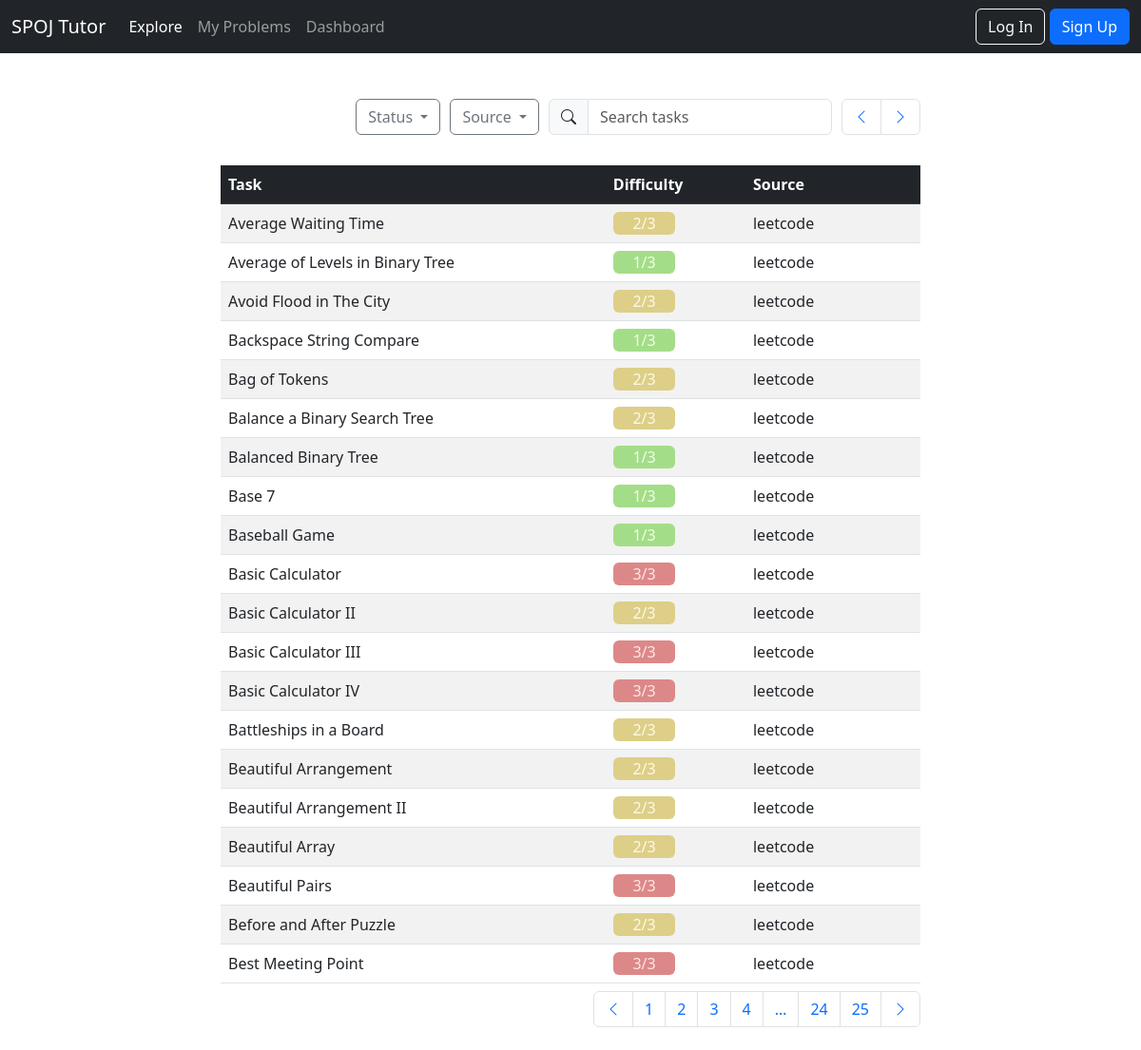
Screenshot of /tasks/?page=2 with the database file from the repository.
### tasks/models.py (models this page shows, shortened)
class Task(models.Model):
    id = models.AutoField(primary_key=True)
    difficulty = models.PositiveIntegerField()
    title = models.CharField(max_length=125)
    spoj = models.ForeignKey(Spoj, on_delete=models.CASCADE)
    class Meta:
        unique_together = ("title", "spoj")
    url = models.URLField(max_length=200, blank=True, null=True)
    solution_url = models.URLField(max_length=200, blank=True, null=True)

class Spoj(models.Model):
    name = models.CharField(max_length=255, primary_key=True)
    amount_of_difficulty_levels = models.IntegerField(null=False, blank=False)
    def __str__(self):
        return self.name

### tasks/views.py (the view)
# urls.py: path('', views.task, name='tasks'),
def task(request):
    task_list = Task.objects.all()
    spojs = Spoj.objects.all()
    queryset = task_list.order_by('title')
    page = request.GET.get('page', 1)
    paginator = Paginator(queryset, 20)
    try:
        tasks = paginator.page(page)
    except PageNotAnInteger:
        tasks = paginator.page(1)
    except EmptyPage:
        tasks = paginator.page(paginator.num_pages)
    return render(request, 'tasks/tasks.html', {'tasks': tasks, 'spojs': spojs})

### tasks/templatetags/paginator_tags.py (called while the page is built)
@register.simple_tag
def get_proper_elided_page_range(p, number, on_each_side=1, on_ends=1):
    paginator = Paginator(p.object_list, p.per_page)
    return paginator.get_elided_page_range(number=number,
                                           on_each_side=on_each_side,
                                           on_ends=on_ends)

### templates/tasks/tasks.html (shortened to what this page needs)
{% extends 'base.html' %}
{% load static %}
{% load paginator_tags %}
{% block stylesheet %}
    {{ block.super }}
    <link rel="stylesheet" href="{% static 'css/tasks.css' %}">
{% endblock stylesheet %}
{% block content %}
    <div class="row justify-content-center">
        <div class="col-lg-8 col-md-12 col-sm-12">
            {% include 'includes/table_nav.html' %}
            <table class="fixed table table-striped my-2 align-middle">
                <thead class="table-dark ">
                <tr>
                    {% if user.is_authenticated %}
                        <th style="width: 50%">Task</th>
                        <th style="width: 20%">Difficulty</th>
                        <th style="width: 20%">Source</th>
                        <th style="width: 10%">Status</th>
                    {% else %}
                        <th style="width: 55%">Task</th>
                        <th style="width: 20%">Difficulty</th>
                        <th style="width: 25%">Source</th>
                    {% endif %}
                </tr>
                </thead>
                <tbody>
                {% for task in tasks %}
                    <tr>
                        <td class="title"><a class="link" href="{% url 'single_task' task.id %}">{{ task.title }}</a>
                        </td>
                        <td>
                            <div class="diff container-lg rounded-2" id="diff">
                                {{ task.difficulty | add:1 }}/{{ task.spoj.amount_of_difficulty_levels }}
                            </div>
                        </td>
                        <td>
                            <a class="link" href={{ task.url }} target="_blank" rel="noopener noreferrer">
                                {{ task.spoj }}
                            </a>
                        </td>
                    </tr>
                {% endfor %}
                </tbody>
            </table>
            {% include 'includes/table_pagination.html' %}
        </div>
    </div>
{% endblock content %}

### static/css/tasks.css (style rules this page uses)
.diff { width: 50%; height: auto; text-align: center; float: left; }
.fixed { table-layout: fixed; }
.title { overflow: hidden; white-space: nowrap; text-overflow: ellipsis; }
.link { color: #212529; text-decoration: none; }

### rows the page displays
Task: title "Average Waiting Time", difficulty|add "2", spoj.amount_of_difficulty_levels "3", spoj "leetcode"
Task: title "Average of Levels in Binary Tree", difficulty|add "1", spoj.amount_of_difficulty_levels "3", spoj "leetcode"
Task: title "Avoid Flood in The City", difficulty|add "2", spoj.amount_of_difficulty_levels "3", spoj "leetcode"
Task: title "Backspace String Compare", difficulty|add "1", spoj.amount_of_difficulty_levels "3", spoj "leetcode"
Task: title "Bag of Tokens", difficulty|add "2", spoj.amount_of_difficulty_levels "3", spoj "leetcode"
Task: title "Balance a Binary Search Tree", difficulty|add "2", spoj.amount_of_difficulty_levels "3", spoj "leetcode"
Task: title "Balanced Binary Tree", difficulty|add "1", spoj.amount_of_difficulty_levels "3", spoj "leetcode"
Task: title "Base 7", difficulty|add "1", spoj.amount_of_difficulty_levels "3", spoj "leetcode"
Task: title "Baseball Game", difficulty|add "1", spoj.amount_of_difficulty_levels "3", spoj "leetcode"
Task: title "Basic Calculator", difficulty|add "3", spoj.amount_of_difficulty_levels "3", spoj "leetcode"
Task: title "Basic Calculator II", difficulty|add "2", spoj.amount_of_difficulty_levels "3", spoj "leetcode"
Task: title "Basic Calculator III", difficulty|add "3", spoj.amount_of_difficulty_levels "3", spoj "leetcode"
Task: title "Basic Calculator IV", difficulty|add "3", spoj.amount_of_difficulty_levels "3", spoj "leetcode"
Task: title "Battleships in a Board", difficulty|add "2", spoj.amount_of_difficulty_levels "3", spoj "leetcode"
Task: title "Beautiful Arrangement", difficulty|add "2", spoj.amount_of_difficulty_levels "3", spoj "leetcode"
Task: title "Beautiful Arrangement II", difficulty|add "2", spoj.amount_of_difficulty_levels "3", spoj "leetcode"
Task: title "Beautiful Array", difficulty|add "2", spoj.amount_of_difficulty_levels "3", spoj "leetcode"
Task: title "Beautiful Pairs", difficulty|add "3", spoj.amount_of_difficulty_levels "3", spoj "leetcode"
Task: title "Before and After Puzzle", difficulty|add "2", spoj.amount_of_difficulty_levels "3", spoj "leetcode"
Task: title "Best Meeting Point", difficulty|add "3", spoj.amount_of_difficulty_levels "3", spoj "leetcode"

### other values shown
{{ i }} "1" "2" "3" "4" "…" "24" "25"
